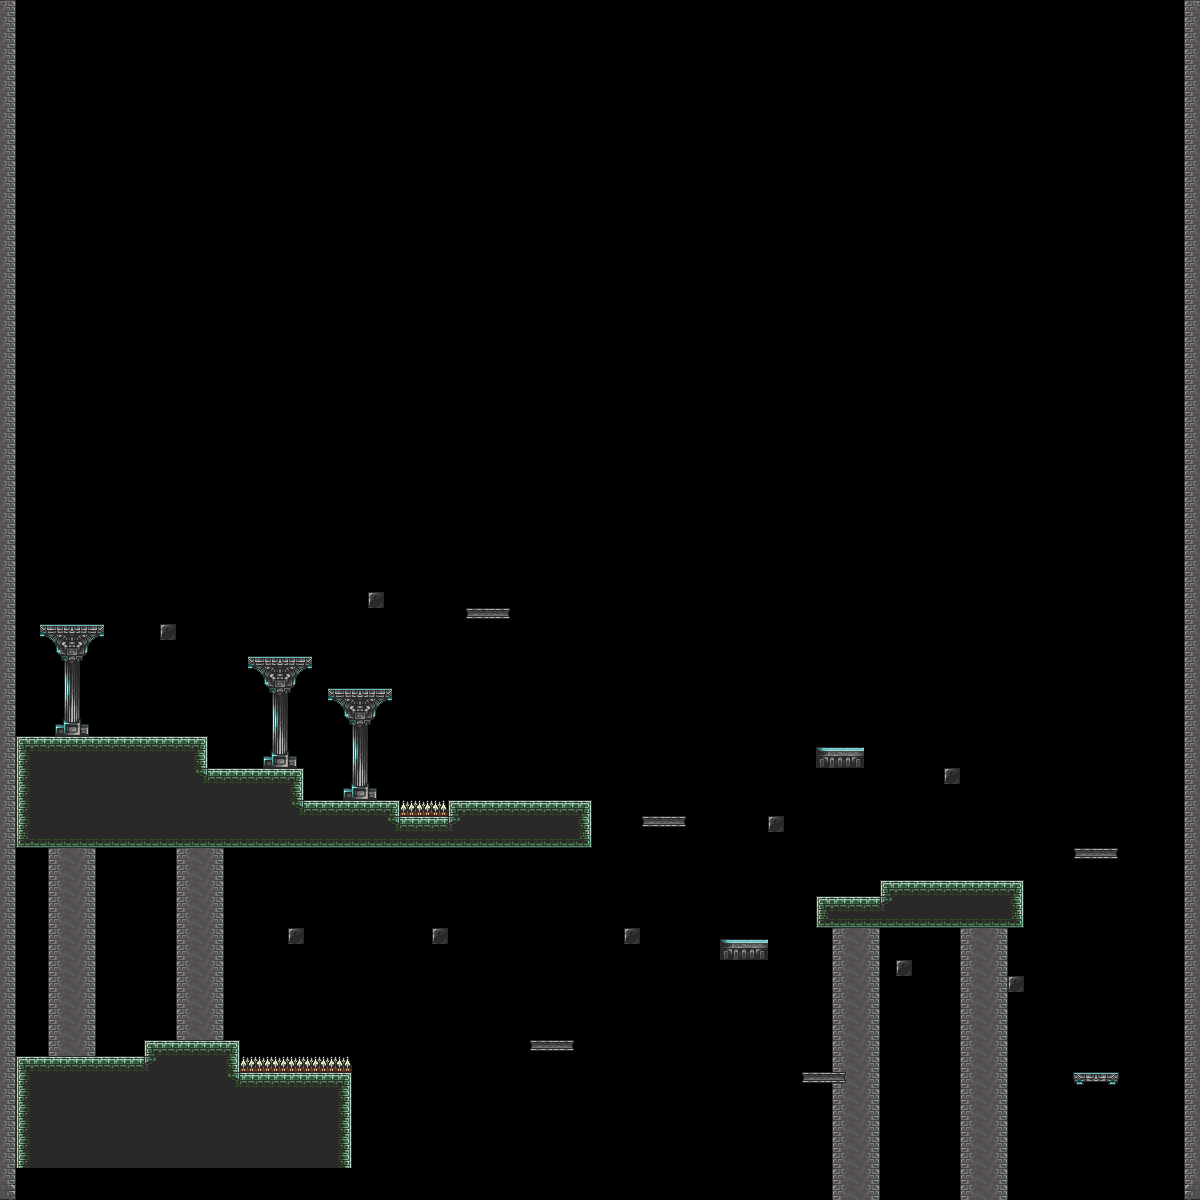

Tiled map render using the project's own tile images. Description and the map definition, with tile-layer contents summarised, below:
An orthogonal 75x75 tile map with 16x16 px tiles, 2 tile layers (BG, Tile Layer 1).

<map version="1.0" tiledversion="1.0.3" orientation="orthogonal" renderorder="right-down" width="75" height="75" tilewidth="16" tileheight="16" nextobjectid="1">
 <tileset firstgid="1" source="tileset.tsx" />
 <layer name="BG" width="75" height="75">
  <data>[5625 cells, 213 non-empty, 15 distinct tile ids]</data>
 </layer>
 <layer name="Tile Layer 1" width="75" height="75">
  <data>[5625 cells, 598 non-empty, 49 distinct tile ids]</data>
 </layer>
</map>